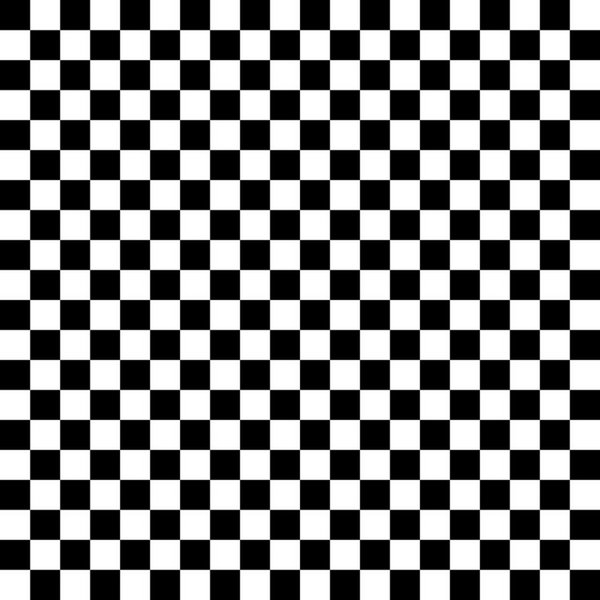
//> input picture opencv_practice_week7/checkerboard2.jpg, 600 x 600 px
$ ./Harris_corner   (built with g++ and OpenCV 4)
//> lines starting //> are read from the running program, lines starting //| are printed output that depends on the picture
// opencv_test.cpp : Defines the entry point for the console application.
//

//#include "stdafx.h"
#include <opencv2/opencv.hpp>
#include "opencv2/highgui.hpp"
#include <iostream>
#include <string>

using namespace cv;
using namespace std;

vector<Point2f> MatToVec(const Mat input);
Mat NonMaximum_Suppression(const Mat input, Mat corner_mat, int radius);
Mat Mirroring(const Mat input, int n);
void type2str(int type);


int main() {

	//Use the following three images.
//	Mat input = imread("checkerboard.png", CV_LOAD_IMAGE_COLOR);
	Mat input = imread("/Users/yeahna/Documents/EWHA/18-1/SmartSoftwareProject/Week7/opencv_practice_week7/opencv_practice_week7/checkerboard2.jpg", CV_LOAD_IMAGE_COLOR);
//> input is the input picture: 600 rows x 600 cols, CV_8UC3; min 0, max 255, mean 127.3
//	Mat input = imread("lena.jpg", CV_LOAD_IMAGE_COLOR);

	// check for validation
	if (!input.data) {
		printf("Could not open\n");
		return -1;
	}

	int row = input.rows;
//> row = 600
	int col = input.cols;
//> col = 600

	Mat input_gray, input_visual;
	Mat output, output_norm, corner_mat;
	vector<Point2f> points;

	corner_mat = Mat::zeros(row, col, CV_8U);

	//Option for the non-maximum suppression
	//Compare the result when 'true' or 'false'
	bool NonMaxSupp = false;

	//Option for subpixel refinement in corner detection,
	//Compare the result when 'true' or 'false'
	bool Subpixel = true;


	cvtColor(input, input_gray, CV_RGB2GRAY);	// convert RGB to Grayscale

	//Harris corner detection using 'cornerHarris'
	//Note that 'src' of 'cornerHarris' can be either 1) input single-channel 8-bit or 2) floating-point image.
	//Fill the code/////////////////////////////////////
    cv::cornerHarris(input_gray, output, 3, 3, 2);
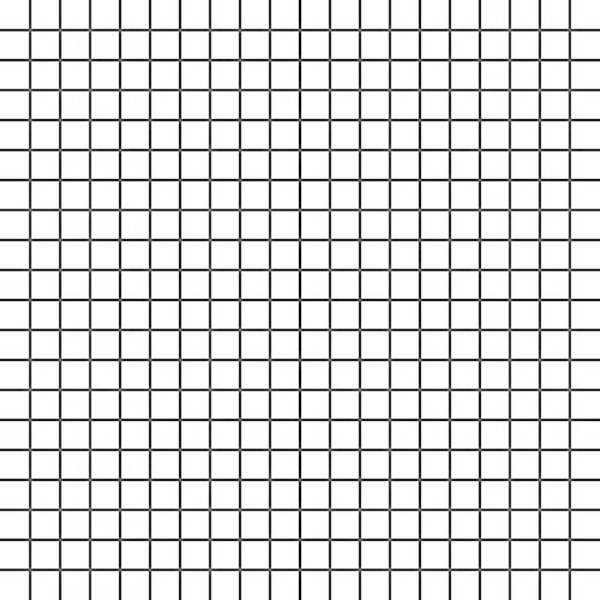
//> output: 600 rows x 600 cols, CV_32FC1; min -0.571, max 0, mean -0.0743; drawn with min black and max white
	////////////////////////////////////////////////////


	//Scale the Harris response map 'output' from 0 to 1.
	//This is for display purpose only.
	normalize(output, output_norm, 0, 1.0, NORM_MINMAX);
	namedWindow("Harris Response", WINDOW_AUTOSIZE);
	imshow("Harris Response", output_norm);


	//Threshold the Harris corner response.
	//corner_mat = 1 for corner, 0 otherwise.
	input_visual = input.clone();
	double minVal, maxVal;		Point minLoc, maxLoc;
	minMaxLoc(output, &minVal, &maxVal, &minLoc, &maxLoc);
//> minVal = -0.571; maxVal = 0; minLoc = Point(300, 0); maxLoc = Point(0, 0)

	int corner_num = 0;
	for (int i = 0; i < row; i++) {
		for (int j = 0; j < col; j++) {
			if (output.at<float>(i, j) > 0.01*maxVal)
			{
				//input_visual.at<Vec3b>(i, j)[0] = 0;		input_visual.at<Vec3b>(i, j)[1] = 0;	input_visual.at<Vec3b>(i, j)[2] = 255;
				circle(input_visual, Point(j, i), 2, Scalar(0, 0, 255), 1, 8, 0);	//You can also use this function of drawing a circle. For details, search 'circle' in OpenCV.

				corner_mat.at<uchar>(i, j) = 1;
				corner_num++;
			}

			else
				output.at<float>(i, j) = 0.0;
		}
	}
//> corner_mat: 600 rows x 600 cols, CV_8UC1; every value is 0
//> output: 600 rows x 600 cols, CV_32FC1; every value is 0
//> after the loop, corner_num = 0
	printf("After cornerHarris, corner number = %d\n\n", corner_num);
//| After cornerHarris, corner number = 0
	namedWindow("Harris Corner", WINDOW_AUTOSIZE);
	imshow("Harris Corner", input_visual);

	//Non-maximum suppression
	if (NonMaxSupp)
	{
		NonMaximum_Suppression(output, corner_mat, 2);

		corner_num = 0;
		input_visual = input.clone();
		for (int i = 0; i < row; i++) {
			for (int j = 0; j < col; j++) {
				if (corner_mat.at<uchar>(i, j) == 1) {
					//input_visual.at<Vec3b>(i, j)[0] = 0;		input_visual.at<Vec3b>(i, j)[1] = 0;	input_visual.at<Vec3b>(i, j)[2] = 255;
					circle(input_visual, Point(j, i), 2, Scalar(0, 0, 255), 1, 8, 0);	//You can also use this function of drawing a circle. For details, search 'circle' in OpenCV.
					corner_num++;
				}
			}
		}

		printf("After non-maximum suppression, corner number = %d\n\n", corner_num);
		namedWindow("Harris Corner (Non-max)", WINDOW_AUTOSIZE);
		imshow("Harris Corner (Non-max)", input_visual);
	}

	//Sub-pixel refinement for detected corners
	if (Subpixel)
	{
		Size subPixWinSize(3, 3);
		TermCriteria termcrit(TermCriteria::COUNT | TermCriteria::EPS, 20, 0.03);

		points = MatToVec(corner_mat);

		//Fill the code///////////////////////////////////////////////////////////

		//////////////////////////////////////////////////////////////////////////

		//Display the set of corners
		input_visual = input.clone();
		for (int k = 0; k < points.size(); k++) {

			int x = points[k].x;
			int y = points[k].y;

			if (x<0 || x>col - 1 || y<0 || y>row - 1)
			{
				points.pop_back();
				continue;
			}

			//input_visual.at<Vec3b>(i, j)[0] = 0;		input_visual.at<Vec3b>(i, j)[1] = 0;	input_visual.at<Vec3b>(i, j)[2] = 255;
			circle(input_visual, Point(x, y), 2, Scalar(0, 0, 255), 1, 8, 0);	//You can also use this function of drawing a circle. For details, search 'circle' in OpenCV.
		}

		printf("After subpixel-refinement, corner number = %d\n\n", points.size());
//| After subpixel-refinement, corner number = 0
		namedWindow("Harris Corner (subpixel)", WINDOW_AUTOSIZE);
		imshow("Harris Corner (subpixel)", input_visual);
	}

	waitKey(0);

	return 0;
}

vector<Point2f> MatToVec(const Mat input)
{
	vector<Point2f> points;

	for (int i = 0; i < input.rows; i++) {
		for (int j = 0; j < input.cols; j++) {
			if (input.at<uchar>(i, j) == 1) {
				points.push_back(Point2f((float)j, (float)i));
			}
		}
	}

	return points;
}

//corner_mat = 1 for corner, 0 otherwise.
// [82 lines left out: functions NonMaximum_Suppression, Mirroring, type2str, not called in this run]

$ run again, with opencv_practice_week7/checkerboard.png saved as opencv_practice_week7/checkerboard2.jpg
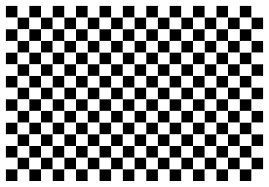
//> input picture opencv_practice_week7/checkerboard.png, 269 x 187 px
//> input is the input picture: 187 rows x 269 cols, CV_8UC3; min 0, max 255, mean 144
//> `cv::cornerHarris(input_gray, output, 3, 3, 2);`:
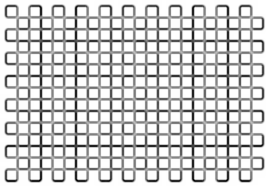
//> output: 187 rows x 269 cols, CV_32FC1; min -1.02, max 0, mean -0.204; drawn with min black and max white
//> minVal = -1.02; maxVal = 0; minLoc = Point(39, 180); maxLoc = Point(10, 0)
//> after the loop `for (int i = 0; i < row; i++)`: corner_num = 0
//| After cornerHarris, corner number = 0
//| After subpixel-refinement, corner number = 0
